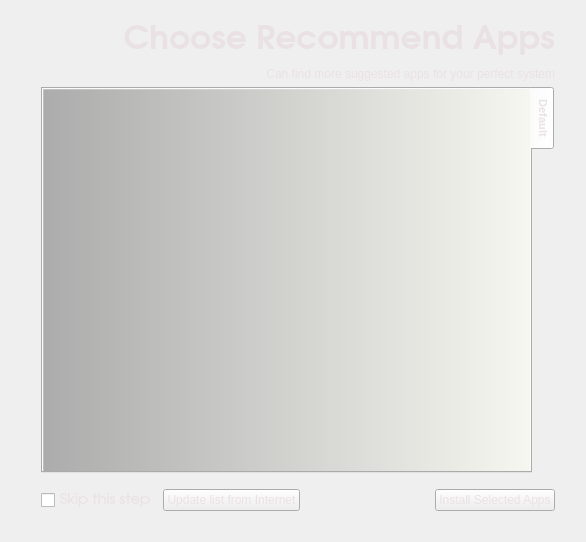
<?xml version="1.0" encoding="UTF-8"?>
<ui version="4.0">
 <class>recommendWidget</class>
 <widget class="QWidget" name="recommendWidget">
  <property name="geometry">
   <rect>
    <x>0</x>
    <y>0</y>
    <width>586</width>
    <height>542</height>
   </rect>
  </property>
  <property name="windowTitle">
   <string>Recommend</string>
  </property>
  <property name="styleSheet">
   <string>color: rgb(234, 225, 228);</string>
  </property>
  <layout class="QGridLayout" name="gridLayout">
   <item row="4" column="0">
    <spacer name="horizontalSpacer_3">
     <property name="orientation">
      <enum>Qt::Horizontal</enum>
     </property>
     <property name="sizeType">
      <enum>QSizePolicy::Fixed</enum>
     </property>
     <property name="sizeHint" stdset="0">
      <size>
       <width>30</width>
       <height>20</height>
      </size>
     </property>
    </spacer>
   </item>
   <item row="4" column="1">
    <layout class="QVBoxLayout" name="verticalLayout">
     <item>
      <widget class="QTabWidget" name="tabWidget">
       <property name="font">
        <font>
         <pointsize>8</pointsize>
         <weight>75</weight>
         <bold>true</bold>
        </font>
       </property>
       <property name="layoutDirection">
        <enum>Qt::LeftToRight</enum>
       </property>
       <property name="tabPosition">
        <enum>QTabWidget::East</enum>
       </property>
       <property name="tabShape">
        <enum>QTabWidget::Rounded</enum>
       </property>
       <property name="currentIndex">
        <number>0</number>
       </property>
       <widget class="QWidget" name="tab1">
        <property name="enabled">
         <bool>true</bool>
        </property>
        <property name="cursor">
         <cursorShape>PointingHandCursor</cursorShape>
        </property>
        <attribute name="title">
         <string>Default</string>
        </attribute>
        <widget class="QListWidget" name="listRecommendApp">
         <property name="geometry">
          <rect>
           <x>0</x>
           <y>0</y>
           <width>511</width>
           <height>411</height>
          </rect>
         </property>
         <property name="minimumSize">
          <size>
           <width>0</width>
           <height>300</height>
          </size>
         </property>
         <property name="styleSheet">
          <string notr="true">#listRecommendApp{background-color: qlineargradient(spread:pad, x1:0, y1:0, x2:1, y2:0, stop:0 rgba(0, 0, 0, 81), stop:0.00537634 rgba(0, 0, 0, 80), stop:1 rgba(250, 250, 230, 80));

border: 1px solid rgb(236, 236, 236, 80);}</string>
         </property>
         <property name="frameShape">
          <enum>QFrame::NoFrame</enum>
         </property>
         <property name="frameShadow">
          <enum>QFrame::Sunken</enum>
         </property>
         <property name="alternatingRowColors">
          <bool>false</bool>
         </property>
         <property name="textElideMode">
          <enum>Qt::ElideRight</enum>
         </property>
         <property name="isWrapping" stdset="0">
          <bool>false</bool>
         </property>
         <property name="resizeMode">
          <enum>QListView::Fixed</enum>
         </property>
         <property name="layoutMode">
          <enum>QListView::SinglePass</enum>
         </property>
         <property name="spacing">
          <number>0</number>
         </property>
         <property name="gridSize">
          <size>
           <width>0</width>
           <height>110</height>
          </size>
         </property>
         <property name="viewMode">
          <enum>QListView::ListMode</enum>
         </property>
         <property name="modelColumn">
          <number>0</number>
         </property>
         <property name="uniformItemSizes">
          <bool>false</bool>
         </property>
         <property name="batchSize">
          <number>100</number>
         </property>
        </widget>
       </widget>
      </widget>
     </item>
     <item>
      <spacer name="verticalSpacer_3">
       <property name="orientation">
        <enum>Qt::Vertical</enum>
       </property>
       <property name="sizeType">
        <enum>QSizePolicy::Fixed</enum>
       </property>
       <property name="sizeHint" stdset="0">
        <size>
         <width>20</width>
         <height>10</height>
        </size>
       </property>
      </spacer>
     </item>
     <item>
      <layout class="QHBoxLayout" name="horizontalLayout">
       <item>
        <widget class="QCheckBox" name="checkBox">
         <property name="font">
          <font>
           <family>URW Gothic L</family>
           <pointsize>11</pointsize>
          </font>
         </property>
         <property name="styleSheet">
          <string notr="true"/>
         </property>
         <property name="text">
          <string>Skip this step</string>
         </property>
        </widget>
       </item>
       <item>
        <widget class="QPushButton" name="pushUpdateButton">
         <property name="text">
          <string>Update list from Internet</string>
         </property>
        </widget>
       </item>
       <item>
        <spacer name="horizontalSpacer_5">
         <property name="orientation">
          <enum>Qt::Horizontal</enum>
         </property>
         <property name="sizeType">
          <enum>QSizePolicy::Expanding</enum>
         </property>
         <property name="sizeHint" stdset="0">
          <size>
           <width>20</width>
           <height>20</height>
          </size>
         </property>
        </spacer>
       </item>
       <item>
        <widget class="QPushButton" name="pushInstallButton">
         <property name="text">
          <string>Install Selected Apps</string>
         </property>
        </widget>
       </item>
      </layout>
     </item>
    </layout>
   </item>
   <item row="4" column="2">
    <spacer name="horizontalSpacer_4">
     <property name="orientation">
      <enum>Qt::Horizontal</enum>
     </property>
     <property name="sizeType">
      <enum>QSizePolicy::Fixed</enum>
     </property>
     <property name="sizeHint" stdset="0">
      <size>
       <width>20</width>
       <height>20</height>
      </size>
     </property>
    </spacer>
   </item>
   <item row="5" column="1">
    <spacer name="verticalSpacer_6">
     <property name="orientation">
      <enum>Qt::Vertical</enum>
     </property>
     <property name="sizeType">
      <enum>QSizePolicy::Fixed</enum>
     </property>
     <property name="sizeHint" stdset="0">
      <size>
       <width>20</width>
       <height>20</height>
      </size>
     </property>
    </spacer>
   </item>
   <item row="0" column="1">
    <widget class="QLabel" name="label">
     <property name="sizePolicy">
      <sizepolicy hsizetype="Fixed" vsizetype="Fixed">
       <horstretch>0</horstretch>
       <verstretch>0</verstretch>
      </sizepolicy>
     </property>
     <property name="minimumSize">
      <size>
       <width>0</width>
       <height>50</height>
      </size>
     </property>
     <property name="font">
      <font>
       <family>URW Gothic L</family>
       <pointsize>25</pointsize>
       <weight>75</weight>
       <bold>true</bold>
      </font>
     </property>
     <property name="layoutDirection">
      <enum>Qt::RightToLeft</enum>
     </property>
     <property name="styleSheet">
      <string/>
     </property>
     <property name="text">
      <string>Choose Recommend Apps</string>
     </property>
     <property name="alignment">
      <set>Qt::AlignRight|Qt::AlignTrailing|Qt::AlignVCenter</set>
     </property>
    </widget>
   </item>
   <item row="1" column="1">
    <widget class="QLabel" name="label_2">
     <property name="text">
      <string>Can find more suggested apps for your perfect system</string>
     </property>
     <property name="alignment">
      <set>Qt::AlignRight|Qt::AlignTrailing|Qt::AlignVCenter</set>
     </property>
    </widget>
   </item>
  </layout>
 </widget>
 <resources/>
 <connections/>
</ui>
